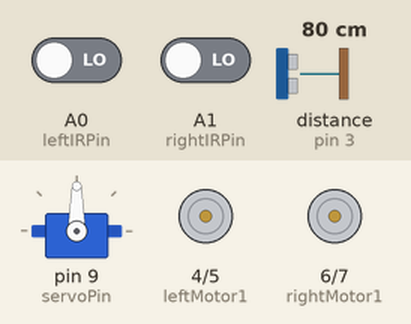
A sketch run on a simulated Arduino Uno, built with avr-gcc and run on an emulated ATmega328P. On the bench: servo, motor-driver pin pairs drawn as motors (green arrow = first pin HIGH = forward, orange = second pin HIGH = backward, longer = more drive). Wiring (inferred from the names in the program): ultrasonic range finder: trigger pin 2; echo pin 3. The test bench sets the inputs (shaded band); at power-on: distance to the obstacle (sensor on pin 3) 80 cm, A0 (leftIRPin) LOW, A1 (rightIRPin) LOW. The echo pulse lasts 58.3 µs per cm.

Above: at 2.9 s.
3.0 s: distance to the obstacle (sensor on pin 3) set to 33 cm
4.5 s: distance to the obstacle (sensor on pin 3) set to 27 cm
At 4.8 s:
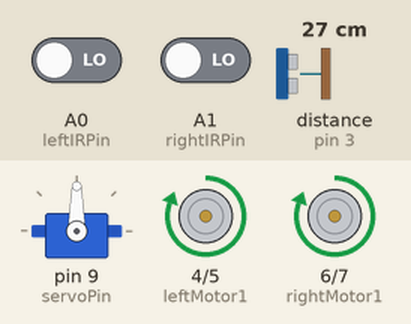
6.0 s: distance to the obstacle (sensor on pin 3) set to 12 cm
7.5 s: distance to the obstacle (sensor on pin 3) set to 9 cm
At 8.15 s:
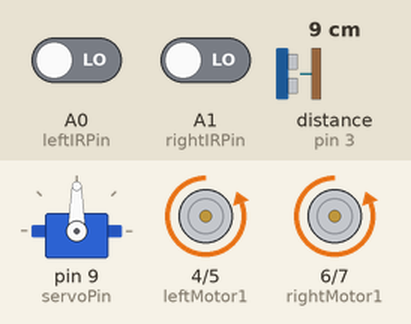
10.5 s: distance to the obstacle (sensor on pin 3) set to 35 cm
At 10.7 s:
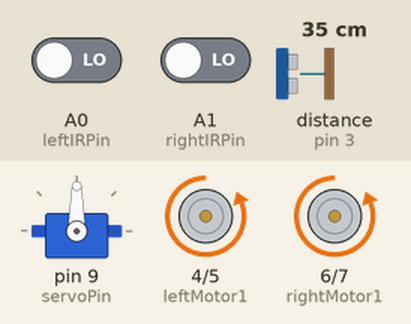
12.0 s: distance to the obstacle (sensor on pin 3) set to 18 cm
At 13.1 s:
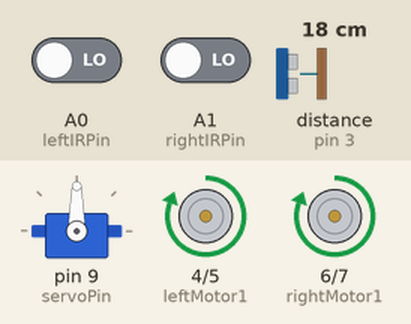
Timing chart, 0 to 14.5 s (numbered marks = the images above; inputs shaded):
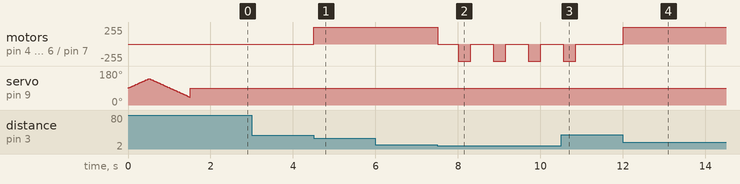

Measured:
- the behaviour switches between 31 and 30 cm on distance to the obstacle (sensor on pin 3) (found by bisection; images 0 and 1)
- the behaviour switches between 11 and 10 cm on distance to the obstacle (sensor on pin 3) (found by bisection; images 1 and 2)
- after the input at 3.0 s, every drawn part: stays the same
- after the input at 4.5 s, motor on pin 4 (leftMotor1) / pin 5 (leftMotor2), motor on pin 6 (rightMotor1) / pin 7 (rightMotor2): stopped → forward 255/255 at once
- after the input at 6.0 s, every drawn part: stays the same
- after the input at 7.5 s, motor on pin 4 (leftMotor1) / pin 5 (leftMotor2), motor on pin 6 (rightMotor1) / pin 7 (rightMotor2): alternates backward 255/255 for 0.30 s and stopped for 0.55 s, starting at once
- after the input at 10.5 s, motor on pin 4 (leftMotor1) / pin 5 (leftMotor2), motor on pin 6 (rightMotor1) / pin 7 (rightMotor2): goes on until 10.9 s, then stays stopped
- after the input at 12.0 s, motor on pin 4 (leftMotor1) / pin 5 (leftMotor2), motor on pin 6 (rightMotor1) / pin 7 (rightMotor2): stopped → forward 255/255 at once

The sketch:

human_following_robot.ino
```cpp
#include <Servo.h>

// --- ROBOT CLASS DEFINITION ---
class Robot {

private:
  // Pin Definitions
  const int ultrasonicTriggerPin = 2;
  const int ultrasonicEchoPin = 3;

  // Motor Pins (L298N Driver logic)
  const int leftMotor1 = 4;
  const int leftMotor2 = 5;
  const int rightMotor1 = 6;
  const int rightMotor2 = 7;

  // Servo & IR Pins
  const int servoPin = 9;
  const int leftIRPin = A0;
  const int rightIRPin = A1;

  Servo headServo; // The servo for the robot's head

public:
  // Constructor
  Robot() {
    // Note: Pin configuration is best done in a begin() method or setup,
    // but we will do it here to keep your structure.
  }

  void init() {
    // Initialize Pins
    pinMode(ultrasonicTriggerPin, OUTPUT);
    pinMode(ultrasonicEchoPin, INPUT);

    pinMode(leftMotor1, OUTPUT);
    pinMode(leftMotor2, OUTPUT);
    pinMode(rightMotor1, OUTPUT);
    pinMode(rightMotor2, OUTPUT);

    pinMode(leftIRPin, INPUT);
    pinMode(rightIRPin, INPUT);

    // Attach Head Servo
    headServo.attach(servoPin);
    headServo.write(90); // Look forward initially
  }

  // --- MOVEMENT FUNCTIONS ---

  void moveForward() {
    digitalWrite(leftMotor1, HIGH);
    digitalWrite(leftMotor2, LOW);
    digitalWrite(rightMotor1, HIGH);
    digitalWrite(rightMotor2, LOW);
  }

  void moveBackward() {
    digitalWrite(leftMotor1, LOW);
    digitalWrite(leftMotor2, HIGH);
    digitalWrite(rightMotor1, LOW);
    digitalWrite(rightMotor2, HIGH);
  }

  void stop() {
    digitalWrite(leftMotor1, LOW);
    digitalWrite(leftMotor2, LOW);
    digitalWrite(rightMotor1, LOW);
    digitalWrite(rightMotor2, LOW);
  }

  void turnLeft() {
    digitalWrite(leftMotor1, LOW);
    digitalWrite(leftMotor2, HIGH);
    digitalWrite(rightMotor1, HIGH);
    digitalWrite(rightMotor2, LOW);
  }

  void turnRight() {
    digitalWrite(leftMotor1, HIGH);
    digitalWrite(leftMotor2, LOW);
    digitalWrite(rightMotor1, LOW);
    digitalWrite(rightMotor2, HIGH);
  }

  // --- SENSOR FUNCTIONS ---

  int measureDistance() {
    digitalWrite(ultrasonicTriggerPin, LOW);
    delayMicroseconds(2);
    digitalWrite(ultrasonicTriggerPin, HIGH);
    delayMicroseconds(10);
    digitalWrite(ultrasonicTriggerPin, LOW);

    long duration = pulseIn(ultrasonicEchoPin, HIGH);

    // Calculate distance in cm
    int distance = duration / 58;

    // Filter out 0 or huge noise readings
    if (distance == 0 || distance > 400) {
      return 400;
    }
    return distance;
  }

  // --- LOGIC FUNCTIONS ---

  void rotateFace() {
    // Scan left
    for (int i = 90; i < 140; i++) {
      headServo.write(i);
      delay(10);
    }
    // Scan right
    for (int i = 140; i > 40; i--) {
      headServo.write(i);
      delay(10);
    }
    // Return to center
    headServo.write(90);
    delay(200);
  }

  void trackHand() {
    int leftIRValue = digitalRead(leftIRPin);
    int rightIRValue = digitalRead(rightIRPin);

    // IR Sensors are usually active LOW (LOW means object detected)
    // Adjust ! (NOT) logic depending on your specific sensor model
    bool leftDetected = (leftIRValue == LOW);
    bool rightDetected = (rightIRValue == LOW);

    if (leftDetected && !rightDetected) {
      turnLeft();
      delay(100);
      stop();
    } else if (!leftDetected && rightDetected) {
      turnRight();
      delay(100);
      stop();
    } else if (leftDetected && rightDetected) {
      moveForward();
    } else {
      stop(); // No hand detected, stay still
    }
  }

  void followHandLogic() {
    int distance = measureDistance();

    // Safety Stop / Obstacle Avoidance
    if (distance < 10 && distance > 0) {
      stop();
      delay(500);
      moveBackward(); // Too close! Back up a little
      delay(300);
      stop();
    } else if (distance < 30) {
      // If object is within range (10cm - 30cm), try to follow it
      trackHand();
    } else {
      // Object too far, just stop
      stop();
    }
  }
};

// --- GLOBAL VARIABLES ---
Robot robot;

// --- ARDUINO SETUP ---
void setup() {
  Serial.begin(9600); // For debugging
  robot.init();       // Initialize pins and servo

  // Optional: A startup "Wiggle" to show robot is active
  robot.rotateFace();
}

// --- ARDUINO LOOP ---
void loop() {
  // Continuously run the hand following logic
  robot.followHandLogic();

  // Small delay for stability
  delay(50);
}
```
